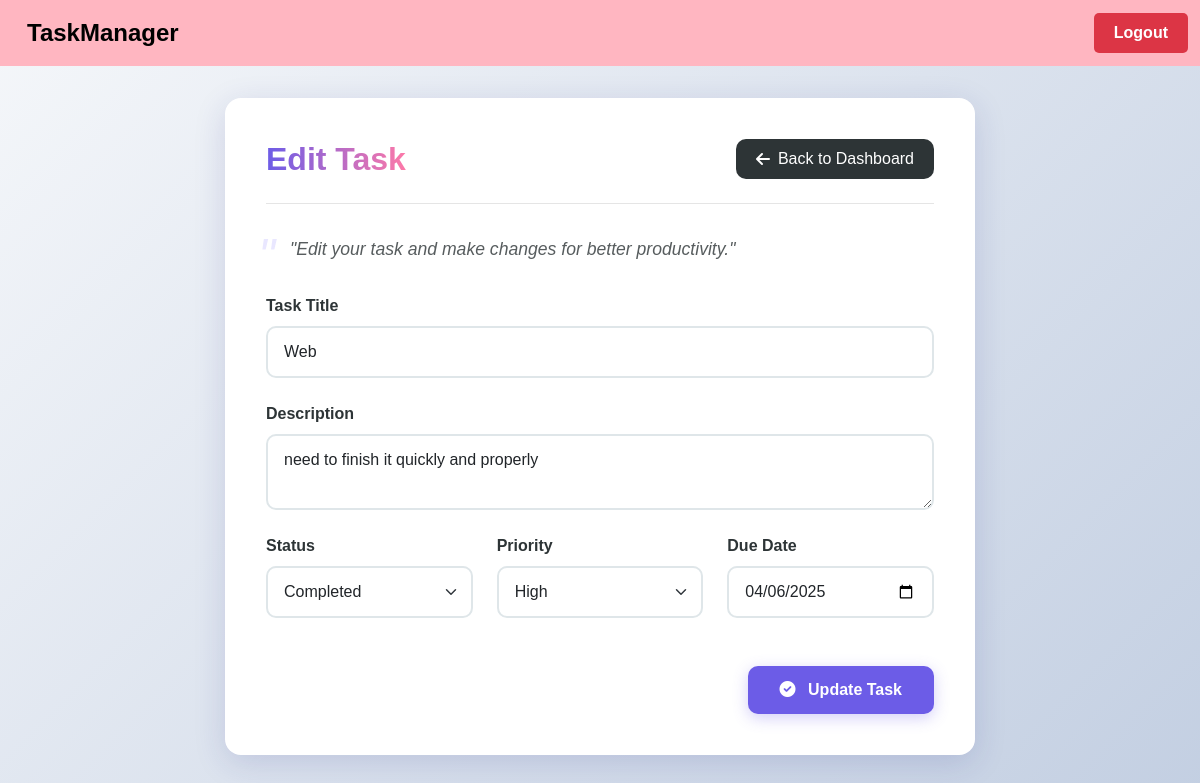
Page /edit_task.php?id=1 (signed in) on the committed database.
### tables this page shows
CREATE TABLE `tasks` (
  `id` int(11) NOT NULL,
  `user_id` int(11) NOT NULL,
  `title` varchar(255) NOT NULL,
  `description` text DEFAULT NULL,
  `status` enum('Pending','In Progress','Completed') DEFAULT 'Pending',
  `priority` enum('Low','Medium','High') DEFAULT 'Medium',
  `due_date` date DEFAULT NULL
);

### edit_task.php (the view, shortened to what this page needs)
<?php
include 'header.php';
include 'config.php';
$id = $_GET['id'];
$user_id = $_SESSION['user_id'];
$stmt = $conn->prepare("SELECT * FROM tasks WHERE id = ? AND user_id = ?");
$stmt->bind_param("ii", $id, $user_id);
$stmt->execute();
$result = $stmt->get_result();
$task = $result->fetch_assoc();
?>
<div class="container mt-4">
    <div class="task-container animate__animated animate__fadeIn">
        <div class="form-header">
            <h1 class="page-title">Edit Task</h1>
            <a href="dashboard.php" class="btn btn-back">
                <i class="fas fa-arrow-left"></i> Back to Dashboard
            </a>
        </div>
        <p class="quote-text">"Edit your task and make changes for better productivity."</p>
        <form method="post">
            <div class="form-group">
                <label class="form-label">Task Title</label>
                <input type="text" name="title" class="form-control" value="<?= $task['title'] ?>" required>
            </div>
            <div class="form-group">
                <label class="form-label">Description</label>
                <textarea name="description" class="form-control"><?= $task['description'] ?></textarea>
            </div>
            <div class="row">
                <div class="col-md-4 form-group">
                    <label class="form-label">Status</label>
                    <select name="status" class="form-select">
                        <option <?= $task['status']=='Completed'?'selected':'' ?>>Completed</option>
                    </select>
                </div>
                <div class="col-md-4 form-group">
                    <label class="form-label">Priority</label>
                    <select name="priority" class="form-select">
                        <option <?= $task['priority']=='High'?'selected':'' ?>>High</option>
                    </select>
                </div>
                <div class="col-md-4 form-group">
                    <label class="form-label">Due Date</label>
                    <input type="date" name="due_date" class="form-control" value="<?= $task['due_date'] ?>">
                </div>
            </div>
            <div class="d-flex justify-content-end mt-4">
                <button type="submit" class="btn btn-submit">
                    <i class="fas fa-check-circle me-2"></i> Update Task
                </button>
            </div>
        </form>
    </div>
</div>
<link rel="stylesheet" href="https://cdnjs.cloudflare.com/ajax/libs/font-awesome/6.0.0/css/all.min.css">
<link rel="stylesheet" href="https://cdnjs.cloudflare.com/ajax/libs/animate.css/4.1.1/animate.min.css">
<?php include 'footer.php'; ?>

### edit_task.php (style rules this page uses)
:root { --primary-color: #6c5ce7; --secondary-color: #a29bfe; --accent-color: #fd79a8; --dark-color: #2d3436; --light-color: #f5f6fa; }
body { background: linear-gradient(135deg, #f5f7fa 0%, #c3cfe2 100%); font-family: 'Poppins', sans-serif; min-height: 100vh; }
.task-container { background: white; border-radius: 16px; box-shadow: 0 8px 32px rgba(31, 38, 135, 0.15); backdrop-filter: blur(8px); -webkit-backdrop-filter: blur(8px); border: 1px solid rgba(255, 255, 255, 0.18); padding: 2.5rem; margin-top: 2rem; margin-bottom: 3rem; transition: all 0.3s ease; max-width: 750px; margin-left: auto; margin-right: auto; }
.form-header { border-bottom: 1px solid rgba(0, 0, 0, 0.1); padding-bottom: 1.5rem; margin-bottom: 2rem; display: flex; justify-content: space-between; align-items: center; }
.page-title { color: var(--dark-color); font-weight: 700; font-size: 2rem; margin: 0; background: linear-gradient(to right, var(--primary-color), var(--accent-color)); -webkit-background-clip: text; -webkit-text-fill-color: transparent; }
.quote-text { font-style: italic; color: var(--dark-color); opacity: 0.8; font-size: 1.1rem; margin-bottom: 2rem; position: relative; padding-left: 1.5rem; }
.quote-text::before { content: '"'; font-size: 3rem; position: absolute; left: -0.5rem; top: -1rem; color: var(--secondary-color); opacity: 0.3; }
.form-label { font-weight: 600; color: var(--dark-color); margin-bottom: 0.5rem; display: block; }
.form-control, .form-select { border: 2px solid #dfe6e9; border-radius: 10px; padding: 0.75rem 1rem; transition: all 0.3s ease; }
.btn-back { background: var(--dark-color); color: white; border: none; border-radius: 10px; padding: 0.5rem 1.25rem; font-weight: 500; transition: all 0.3s ease; display: flex; align-items: center; gap: 0.5rem; }
.btn-submit { background: var(--primary-color); color: white; border: none; border-radius: 10px; padding: 0.75rem 2rem; font-weight: 600; transition: all 0.3s ease; box-shadow: 0 4px 15px rgba(108, 92, 231, 0.3); }
.form-group { margin-bottom: 1.5rem; }

### rows in the picture
tasks: title "Web", description "need to finish it quickly and properly", status "Completed", priority "High", due_date "04/06/2025"
